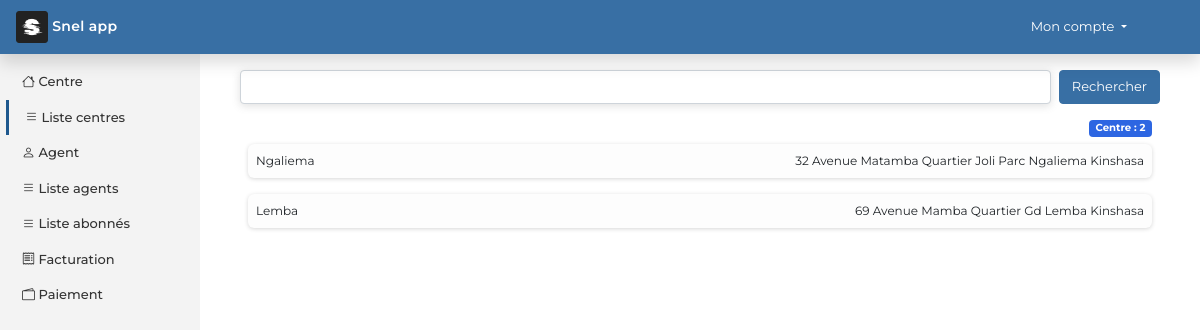
The page /app/read_center/ on the database its author committed.
### app/models.py (models this page shows, shortened)
class Center(models.Model):
    name_center = models.CharField(max_length=100)
    address_center = models.CharField(max_length=200)

### app/views.py (the view)
# urls.py: path("read_center/", Read_center.as_view(), name="read_center"),
class Read_center(View):
    template_name = "app/read_center.html"
    title = "Liste centres"
    def get(self, request):
        q = request.GET.get('q')
        if q:
            centers = Center_document.search().query("multi_match", query=q, fields=["name_center", "address_center"], fuzziness="AUTO")
        else:
            centers = Center.objects.all()
        return render(request, self.template_name, {
            'title':self.title,
            'centers':centers,
            'count':Center.objects.all().count()
        })

### templates/app/read_center.html
{% extends 'main_app.html' %}
{% load static %}
{% block main_app %}
       <form method="get" class="p-3">
            <div class="d-flex justify-content-between">
            <input type="search" name="q" class="form-control me-2" id="search">
                 <button type="submit" class="btn btn-primary">Rechercher</button>
            </div>
        </form>
        <div class="container mb-4">
            <span class='float-end badge bg-primary'>Centre : {{count}}</span>
        </div>
        <div class="container">
            {% for item in centers %}
                <p class="cvs p-2">{{item.name_center}} <span class='float-end'>{{item.address_center}}</span></p>
                {% empty %}
                    <p class="text-center text-gray mt-4"><i class="bi bi-view-list"></i> Liste vide pour le moment !</p>
            {% endfor %}
        </div>
    </div>
{% endblock main_app %}

### static/css/app.css (style rules this page uses)
body { font-family: 'Montserrat', sans-serif; font-size: 13.5px; }
.cvs { background-color: rgb(253, 253, 253); border-radius: 6px; font-size: 12px; box-shadow: rgba(0, 0, 0, 0.16) 0px 1px 4px; }

### rows shown on the page
Center: name_center "Ngaliema", address_center "32 Avenue Matamba Quartier Joli Parc Ngaliema Kinshasa"
Center: name_center "Lemba", address_center "69 Avenue Mamba Quartier Gd Lemba Kinshasa"

### other values the page prints
{{ count }} "2"
